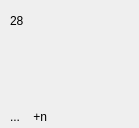
<?xml version="1.0" encoding="UTF-8"?>
<ui version="4.0">
 <class>Calendar_day</class>
 <widget class="QWidget" name="Calendar_day">
  <property name="geometry">
   <rect>
    <x>0</x>
    <y>0</y>
    <width>139</width>
    <height>128</height>
   </rect>
  </property>
  <property name="focusPolicy">
   <enum>Qt::NoFocus</enum>
  </property>
  <property name="contextMenuPolicy">
   <enum>Qt::DefaultContextMenu</enum>
  </property>
  <property name="windowTitle">
   <string>Form</string>
  </property>
  <property name="styleSheet">
   <string notr="true"/>
  </property>
  <layout class="QVBoxLayout" name="verticalLayout" stretch="2,1,1,1">
   <property name="spacing">
    <number>3</number>
   </property>
   <property name="leftMargin">
    <number>10</number>
   </property>
   <property name="topMargin">
    <number>2</number>
   </property>
   <property name="rightMargin">
    <number>10</number>
   </property>
   <property name="bottomMargin">
    <number>2</number>
   </property>
   <item>
    <widget class="QLabel" name="dateLabel">
     <property name="styleSheet">
      <string notr="true">font: 12pt &quot;微软雅黑&quot;;
color: rgb(0, 0, 0);</string>
     </property>
     <property name="text">
      <string>28</string>
     </property>
     <property name="alignment">
      <set>Qt::AlignLeading|Qt::AlignLeft|Qt::AlignVCenter</set>
     </property>
    </widget>
   </item>
   <item>
    <widget class="QLabel" name="label1">
     <property name="sizePolicy">
      <sizepolicy hsizetype="Preferred" vsizetype="Fixed">
       <horstretch>0</horstretch>
       <verstretch>0</verstretch>
      </sizepolicy>
     </property>
     <property name="minimumSize">
      <size>
       <width>0</width>
       <height>30</height>
      </size>
     </property>
     <property name="styleSheet">
      <string notr="true">color: rgb(0, 0, 0);
font: 8pt &quot;微软雅黑&quot;;</string>
     </property>
     <property name="text">
      <string/>
     </property>
    </widget>
   </item>
   <item>
    <widget class="QLabel" name="label2">
     <property name="minimumSize">
      <size>
       <width>0</width>
       <height>30</height>
      </size>
     </property>
     <property name="styleSheet">
      <string notr="true">color: rgb(0, 0, 0);
font: 8pt &quot;微软雅黑&quot;;</string>
     </property>
     <property name="text">
      <string/>
     </property>
    </widget>
   </item>
   <item>
    <widget class="QLabel" name="label3">
     <property name="styleSheet">
      <string notr="true">color: rgb(0, 0, 0);
font: 8pt &quot;微软雅黑&quot;;</string>
     </property>
     <property name="text">
      <string>...    +n</string>
     </property>
    </widget>
   </item>
  </layout>
 </widget>
 <resources/>
 <connections/>
</ui>
